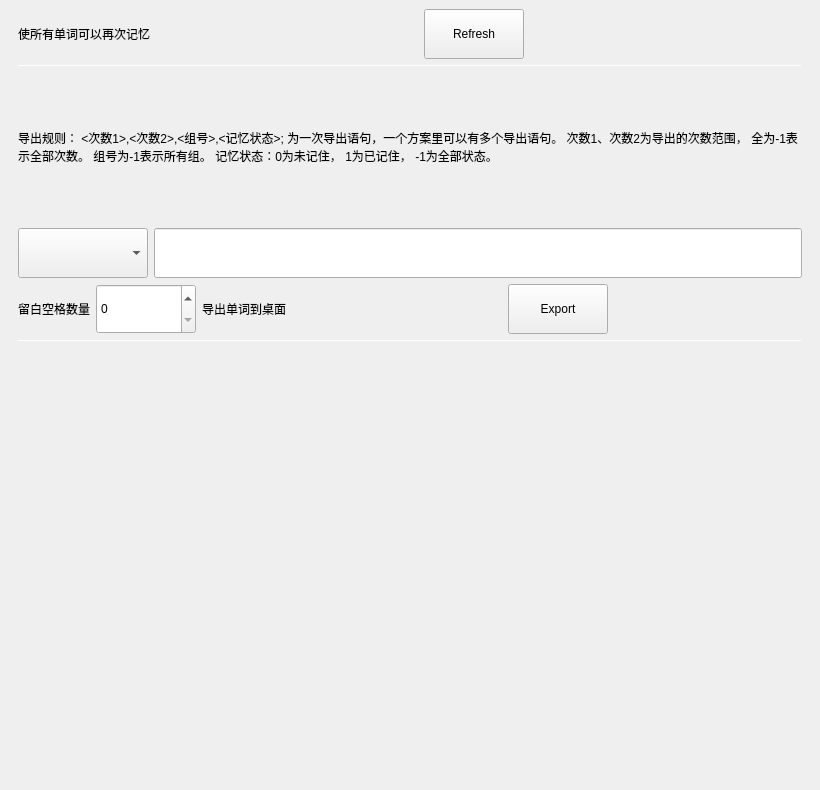
<?xml version="1.0" encoding="UTF-8"?>
<ui version="4.0">
 <class>WordFunctionWidget</class>
 <widget class="QWidget" name="WordFunctionWidget">
  <property name="geometry">
   <rect>
    <x>0</x>
    <y>0</y>
    <width>820</width>
    <height>790</height>
   </rect>
  </property>
  <property name="windowTitle">
   <string>Form</string>
  </property>
  <layout class="QVBoxLayout" name="verticalLayout">
   <property name="spacing">
    <number>0</number>
   </property>
   <property name="leftMargin">
    <number>0</number>
   </property>
   <property name="topMargin">
    <number>0</number>
   </property>
   <property name="rightMargin">
    <number>0</number>
   </property>
   <property name="bottomMargin">
    <number>0</number>
   </property>
   <item>
    <widget class="QWidget" name="widget_center" native="true">
     <layout class="QVBoxLayout" name="verticalLayout_2">
      <property name="spacing">
       <number>6</number>
      </property>
      <property name="leftMargin">
       <number>18</number>
      </property>
      <property name="topMargin">
       <number>9</number>
      </property>
      <property name="rightMargin">
       <number>18</number>
      </property>
      <property name="bottomMargin">
       <number>9</number>
      </property>
      <item>
       <layout class="QHBoxLayout" name="horizontalLayout">
        <item>
         <widget class="QLabel" name="label_refresh">
          <property name="minimumSize">
           <size>
            <width>400</width>
            <height>50</height>
           </size>
          </property>
          <property name="text">
           <string>使所有单词可以再次记忆</string>
          </property>
         </widget>
        </item>
        <item>
         <widget class="QPushButton" name="btn_refresh">
          <property name="minimumSize">
           <size>
            <width>100</width>
            <height>50</height>
           </size>
          </property>
          <property name="maximumSize">
           <size>
            <width>100</width>
            <height>50</height>
           </size>
          </property>
          <property name="text">
           <string>Refresh</string>
          </property>
         </widget>
        </item>
        <item>
         <spacer name="horizontalSpacer">
          <property name="orientation">
           <enum>Qt::Horizontal</enum>
          </property>
          <property name="sizeHint" stdset="0">
           <size>
            <width>40</width>
            <height>20</height>
           </size>
          </property>
         </spacer>
        </item>
       </layout>
      </item>
      <item>
       <widget class="Line" name="hline_0">
        <property name="minimumSize">
         <size>
          <width>0</width>
          <height>1</height>
         </size>
        </property>
        <property name="maximumSize">
         <size>
          <width>16777215</width>
          <height>1</height>
         </size>
        </property>
        <property name="orientation">
         <enum>Qt::Horizontal</enum>
        </property>
       </widget>
      </item>
      <item>
       <widget class="QLabel" name="label_exportRule">
        <property name="minimumSize">
         <size>
          <width>0</width>
          <height>150</height>
         </size>
        </property>
        <property name="text">
         <string>导出规则： &lt;次数1&gt;,&lt;次数2&gt;,&lt;组号&gt;,&lt;记忆状态&gt;; 为一次导出语句，一个方案里可以有多个导出语句。 次数1、次数2为导出的次数范围， 全为-1表示全部次数。 组号为-1表示所有组。 记忆状态：0为未记住， 1为已记住， -1为全部状态。</string>
        </property>
        <property name="wordWrap">
         <bool>true</bool>
        </property>
       </widget>
      </item>
      <item>
       <layout class="QHBoxLayout" name="horizontalLayout_2">
        <item>
         <widget class="QComboBox" name="combox_script">
          <property name="minimumSize">
           <size>
            <width>130</width>
            <height>50</height>
           </size>
          </property>
          <property name="maximumSize">
           <size>
            <width>130</width>
            <height>50</height>
           </size>
          </property>
         </widget>
        </item>
        <item>
         <widget class="QLineEdit" name="lineEdit_script">
          <property name="sizePolicy">
           <sizepolicy hsizetype="Expanding" vsizetype="Preferred">
            <horstretch>0</horstretch>
            <verstretch>0</verstretch>
           </sizepolicy>
          </property>
         </widget>
        </item>
       </layout>
      </item>
      <item>
       <layout class="QHBoxLayout" name="horizontalLayout_3">
        <item>
         <widget class="QLabel" name="label_space">
          <property name="text">
           <string>留白空格数量</string>
          </property>
         </widget>
        </item>
        <item>
         <widget class="QSpinBox" name="spinBox_spaceNum">
          <property name="sizePolicy">
           <sizepolicy hsizetype="Minimum" vsizetype="Preferred">
            <horstretch>0</horstretch>
            <verstretch>0</verstretch>
           </sizepolicy>
          </property>
          <property name="minimumSize">
           <size>
            <width>100</width>
            <height>0</height>
           </size>
          </property>
          <property name="maximum">
           <number>100</number>
          </property>
         </widget>
        </item>
        <item>
         <widget class="QLabel" name="label_export">
          <property name="minimumSize">
           <size>
            <width>300</width>
            <height>50</height>
           </size>
          </property>
          <property name="text">
           <string>导出单词到桌面</string>
          </property>
         </widget>
        </item>
        <item>
         <widget class="QPushButton" name="btn_export">
          <property name="minimumSize">
           <size>
            <width>100</width>
            <height>50</height>
           </size>
          </property>
          <property name="maximumSize">
           <size>
            <width>100</width>
            <height>50</height>
           </size>
          </property>
          <property name="text">
           <string>Export</string>
          </property>
         </widget>
        </item>
        <item>
         <spacer name="horizontalSpacer_2">
          <property name="orientation">
           <enum>Qt::Horizontal</enum>
          </property>
          <property name="sizeHint" stdset="0">
           <size>
            <width>40</width>
            <height>20</height>
           </size>
          </property>
         </spacer>
        </item>
       </layout>
      </item>
      <item>
       <widget class="Line" name="hline_1">
        <property name="minimumSize">
         <size>
          <width>0</width>
          <height>1</height>
         </size>
        </property>
        <property name="maximumSize">
         <size>
          <width>16777215</width>
          <height>1</height>
         </size>
        </property>
        <property name="orientation">
         <enum>Qt::Horizontal</enum>
        </property>
       </widget>
      </item>
      <item>
       <spacer name="verticalSpacer">
        <property name="orientation">
         <enum>Qt::Vertical</enum>
        </property>
        <property name="sizeHint" stdset="0">
         <size>
          <width>20</width>
          <height>425</height>
         </size>
        </property>
       </spacer>
      </item>
     </layout>
    </widget>
   </item>
  </layout>
 </widget>
 <resources/>
 <connections/>
</ui>
